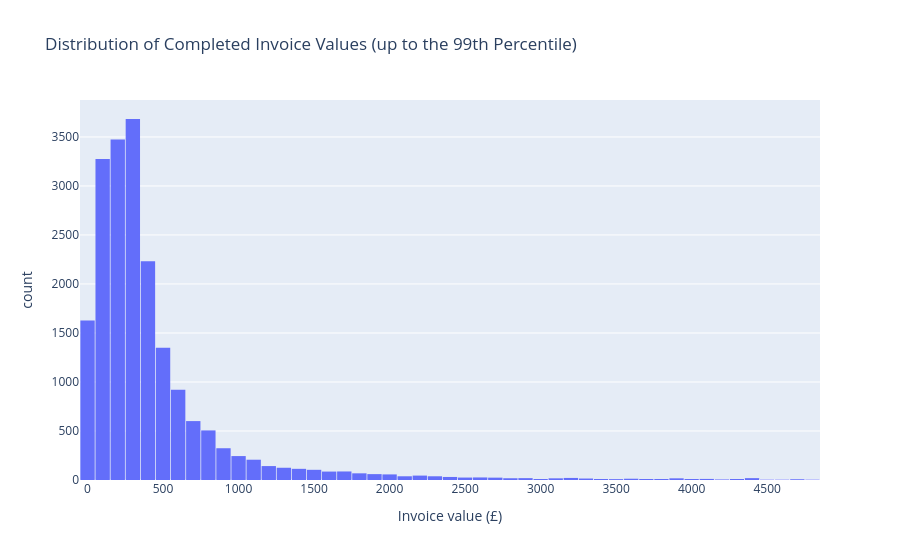

The cell this chart's notebook holds for it:
### Code cell
invoice_value_99th_percentile = (
    invoice_summary["InvoiceRevenue"].quantile(0.99)
)

invoice_values_for_chart = invoice_summary.loc[
    invoice_summary["InvoiceRevenue"]
    <= invoice_value_99th_percentile
].copy()

fig = px.histogram(
    invoice_values_for_chart,
    x="InvoiceRevenue",
    nbins=60,
    title=(
        "Distribution of Completed Invoice Values "
        "(up to the 99th Percentile)"
    ),
    labels={
        "InvoiceRevenue": "Invoice value (£)",
        "count": "Number of invoices",
    },
)

fig.update_layout(
    bargap=0.05,
    showlegend=False,
)

fig.show()

### Figure 1 — Plotly figure (JSON) as saved in the notebook; plotly's stock layout.template omitted (floating-point values rounded to 4 significant figures; data arrays with more than 128 entries replaced by an {"elided": "..."} marker saying what was removed)
{"data": [{"alignmentgroup": "True", "bingroup": "x", "hovertemplate": "Invoice value (£)=%{x}<br>count=%{y}<extra></extra>", "legendgroup": "", "marker": {"color": "#636efa", "pattern": {"shape": ""}}, "name": "", "nbinsx": 60, "offsetgroup": "", "orientation": "v", "showlegend": false, "type": "histogram", "x": {"elided": "19760 float values"}, "xaxis": "x", "yaxis": "y"}], "layout": {"bargap": 0.05, "barmode": "relative", "legend": {"tracegroupgap": 0}, "showlegend": false, "title": {"text": "Distribution of Completed Invoice Values (up to the 99th Percentile)"}, "xaxis": {"anchor": "y", "domain": [0, 1], "title": {"text": "Invoice value (£)"}}, "yaxis": {"anchor": "x", "domain": [0, 1], "title": {"text": "count"}}}}
